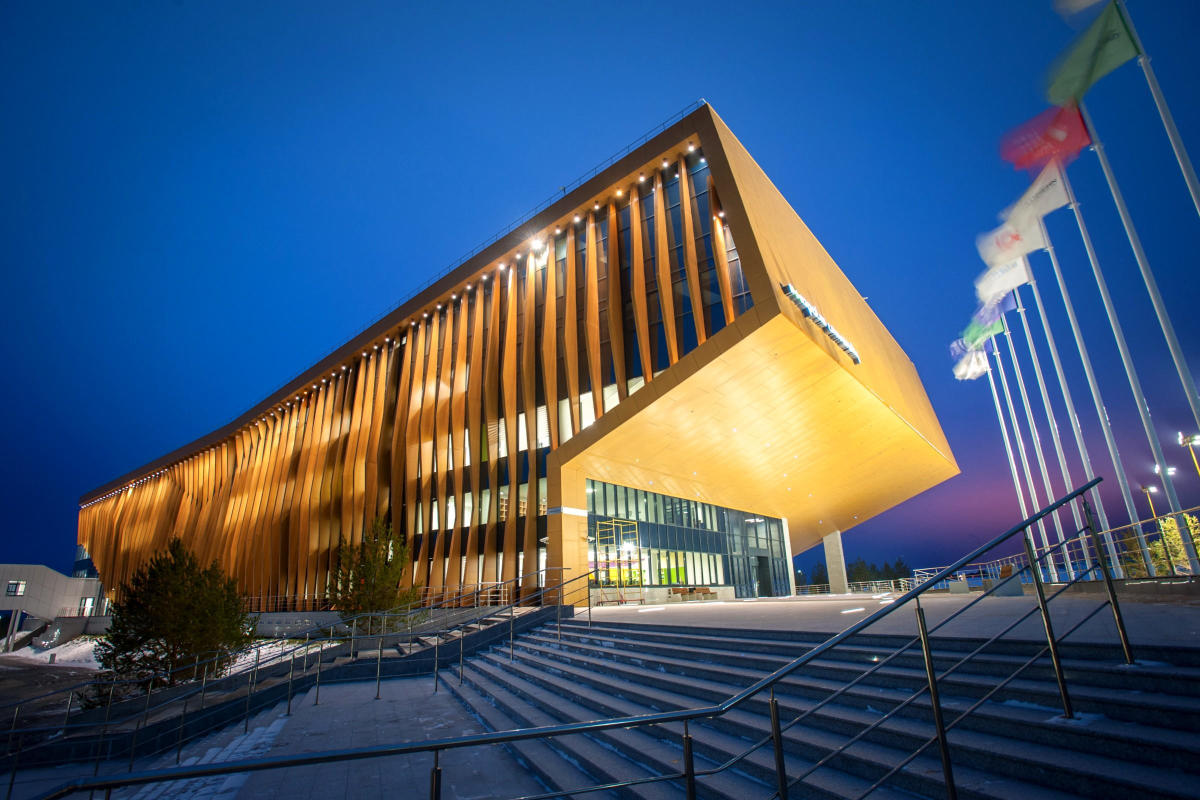
#> input picture data/images/inno.jpg, 2400 x 1600 px, found by its file name (shown at 1/2 size)
$ jupyter execute --allow-errors 'Image generator.ipynb'   (older library calls are emulated)
#> lines starting #> are read from the running program, lines starting #| are printed output that depends on the picture
# Image generation with Evolutionary algorithm

### Basic imports

[cell 1]
import numpy as np
import random
import matplotlib.pyplot as plt
from IPython import display
import cv2

### Some display functions

[cell 2]
def show_gray_img(img):
    fig = plt.figure(figsize=(20,20))
    plt.imshow(img, cmap='gray')


def show_history(history):
    plt.plot(history)
    plt.show()

### Image preprocessing

[cell 3]
def get_gray_img(img_name):
#> called with img_name = '/project/data/images/inno.jpg'
    img = cv2.imread(img_name)
#> img is the input picture: shape (1600, 2400, 3); mean B, G, R 112.8, 87.5, 66.4
    img = cv2.cvtColor(img, cv2.COLOR_BGR2GRAY)
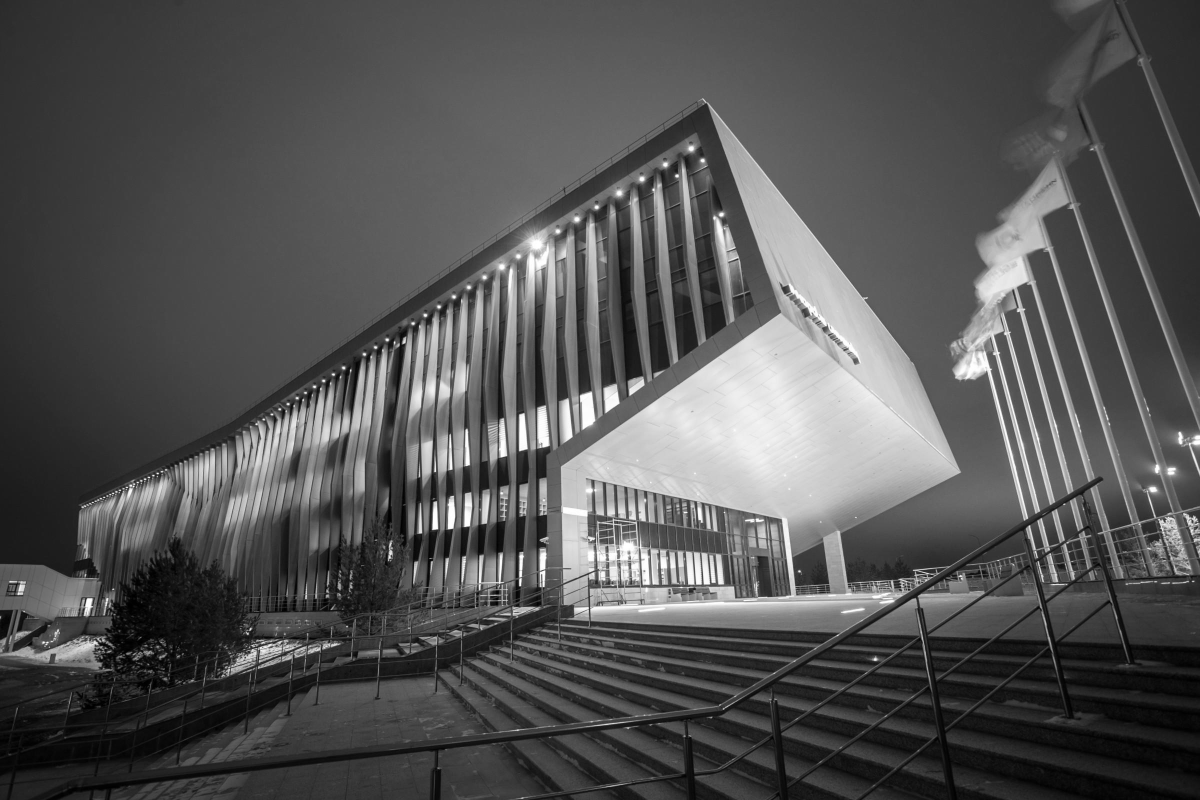
#> img: shape (1600, 2400) (shown at 1/2 size); min 0, max 255, mean 84.1
    return img


def compress_img(img, ratio):
#> called with ratio = 0.3
    img = cv2.resize(img, None, fx=ratio, fy=ratio, interpolation=cv2.INTER_CUBIC)
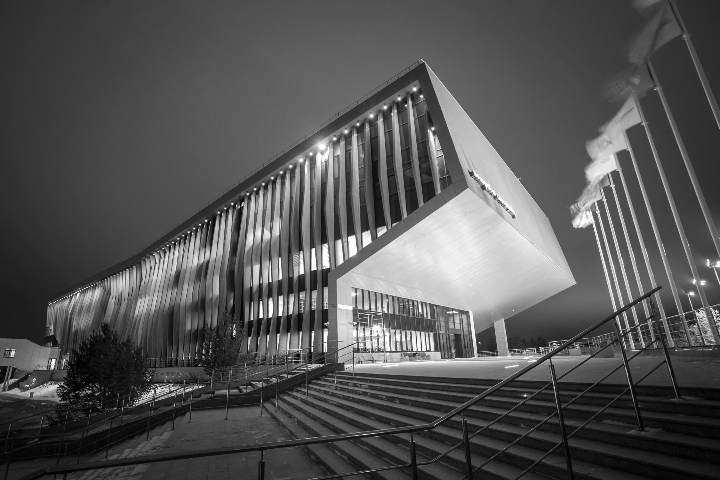
#> img: shape (480, 720); min 0, max 255, mean 84.1
    return img


def apply_thresh(img, thresh):
    img[img<thresh]=0
    img[img>thresh]=255
    return img

### Losses

[cell 4]
#IoU
def intersection_loss(x, y):
    x_power = np.count_nonzero(x)
    y_power = np.count_nonzero(y)
    union_power = np.count_nonzero(x+y)
    intersection_power = x_power + y_power - union_power
    loss = 1 - intersection_power / union_power
    return loss

# Mean squared error
def mse(x,y):
    x_inds = np.count_nonzero(x)
    mse = np.sum((x-y)**2)/np.prod(x.shape)
    return mse

### Population itself

[cell 5]
class LinePopulation:

    def __init__(self, shape, pop_size, target, loss, min_len, max_len, thickness=2):
        self.shape = shape
        self.pop_size = pop_size
        self.target = target
        self.loss = loss
        self.min_len = min_len
        self.max_len = max_len
        self.thickness = thickness
        self.individuals = self.generate_individuals(pop_size)


    def generate_color(self):
        return  np.random.random(3) if len(self.shape)>2  else np.random.random()


    def generate_individuals(self, amount):
        '''
        Generates amount of lines (x1,y1,x2,y2)
        '''
        # Generate random pints on the grid
        p1 = np.random.rand(amount, 2)*(self.shape[:2][::-1])
        p2 = np.random.rand(amount, 2)*(self.shape[:2][::-1])
        # Get length of future segment
        l = self.min_len + np.random.random(amount).reshape(-1,1)*(self.max_len-self.min_len)
        # Length of current segment
        L = np.linalg.norm(p2-p1, axis=1).reshape(-1,1)
        # Normalize vector to be needed length
        p2 = p1 + (p2-p1)*l/L
        p1 = p1.astype(np.int)
        p2 = p2.astype(np.int)
        # cutting out of bounds
        p2[:,0][p2[:,0]<0] = 0
        p2[:,1][p2[:,1]<0] = 0
        p2[:,0][p2[:,0]>=self.shape[1]] = self.shape[1]-1
        p2[:,1][p2[:,1]>=self.shape[0]] = self.shape[0]-1
        return np.concatenate([p1,p2], axis=-1)


    def draw_individuals(self, individuals):
        '''
        Creates black grid, draw white lines and returns
        grid
        '''
        img = np.zeros(self.shape, dtype=np.float)
        for line in individuals:
            color = self.generate_color()
            cv2.line(img,tuple(line[:2]), tuple(line[2:4]), color, np.random.randint(1,self.thickness+1))
        return img


    def apply_loss(self, individual):
        return self.loss(self.draw_individuals([individual]), self.target)


    def sort_individuals(self, individuals):
        individuals = list(individuals)
        losses = [self.apply_loss(individual) for individual in individuals]
        individuals = [x[1] for x in sorted(zip(losses, individuals), key=lambda x: x[0])]
        individuals = np.asarray(individuals)
        return individuals


    def evaluate_individuals(self, individuals):
        return np.sum([self.apply_loss(individual) for individual in individuals])


    def get_top_individuals(self, individuals, percentile=0.3):
        return individuals[:int(len(individuals)*percentile)]

### Define evolution run

[cell 6]
def evolve(pop, new_pop_size, alive_part):
    sorted_inds = pop.sort_individuals(pop.individuals)
    top_inds = pop.get_top_individuals(sorted_inds, alive_part)
    new_inds = pop.generate_individuals(new_pop_size-len(top_inds))
    pop.individuals = np.concatenate([top_inds, new_inds])

    img = pop.draw_individuals(top_inds)
    error = pop.evaluate_individuals(top_inds)

    return error, img

### Load the image

[cell 7]
# Image name
img_name = '/project/data/images/inno.jpg'
# Make image gray and compress
img = get_gray_img(img_name)
img = compress_img(img, 0.3)
# Apply laplacian filter and
img = cv2.Laplacian(img, cv2.CV_16U, ksize=3)
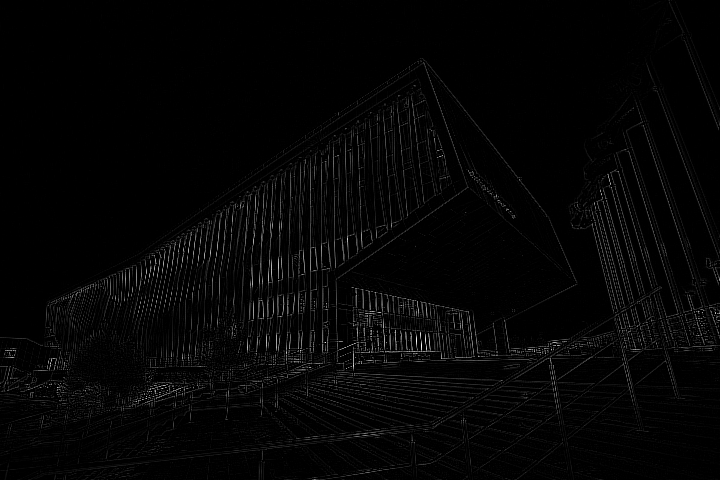
#> img: shape (480, 720) uint16; min 0, max 1554, mean 32.3; drawn with min black and max white
#threshold to reduce noize
apply_thresh(img, 60)
#> in apply_thresh, `img[img>thresh]=255`:
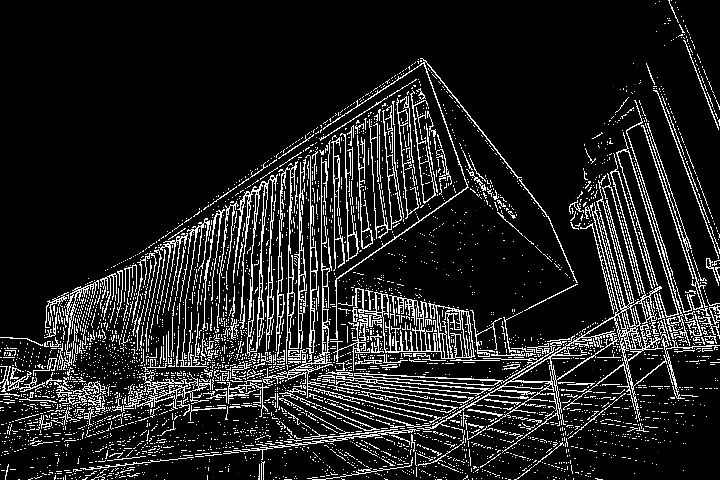
#> img: shape (480, 720) uint16; min 0, max 255, mean 32.4
# from (rgb) (255,255,255) to (1,1,1)
img = img/255.
# Show the image
show_gray_img(img)
#> (the call stopped at in show_gray_img, `fig = plt.figure(figsize=(20,20))`: IPython is not available in this run)

### Define evolution params

[cell 8]
# Amount of lines
POP_SIZE = 5000
# Target image
TARGET = img
# Shape of target image
SHAPE = img.shape
#> SHAPE = (480, 720)
# Loss to be applied
loss = mse
# Params of line min length, max length, thickness
min_len, max_len, thickness = (5, 20, 1)

# Create population
pop = LinePopulation(SHAPE, POP_SIZE, TARGET, loss, min_len, max_len, thickness)
